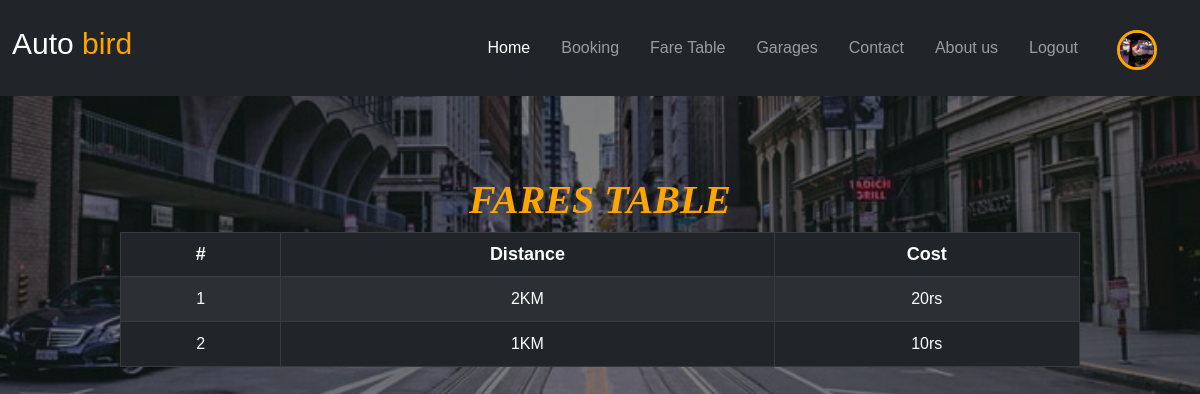
/driver/faretable.php (signed in), run on the app's committed database.
### tables this page shows
CREATE TABLE `kkdriver` (
  `did` int(11) NOT NULL,
  `fname` varchar(20) NOT NULL,
  `lname` varchar(20) NOT NULL,
  `email` varchar(20) NOT NULL,
  `lno` varchar(20) NOT NULL,
  `phone` int(11) NOT NULL,
  `latitude` double DEFAULT NULL,
  `longitude` double DEFAULT NULL,
  `location_name` varchar(255) DEFAULT NULL,
  `photo` varchar(255) NOT NULL,
  `username` varchar(15) NOT NULL,
  `password` varchar(16) NOT NULL,
  `status` int(1) NOT NULL,
  `is_assigned` tinyint(4) DEFAULT 0,
  `last_assigned` datetime DEFAULT NULL,
  `total_rides` int(11) DEFAULT 0
);

CREATE TABLE `fares` (
  `id` int(255) NOT NULL,
  `distance` varchar(255) NOT NULL,
  `cost` varchar(255) NOT NULL
);

### driver/faretable.php (the view, shortened to what this page needs)
<?php include 'header.php';
$result = mysqli_query($mysqli, "SELECT * FROM fares ORDER BY id DESC");
?>
<link rel="stylesheet" type="text/css" href="../css/driver/driverfare.css">
<link rel="stylesheet" href="css/comman-table.css">
<div class="tablebox">
    <h1>FARES TABLE</h1>
    <table class="table table-dark table-striped table-bordered">
        <thead>
            <tr>
                <th scope="col">#</th>
                <th>distance</th>
                <th>cost</th>
            </tr>
        </thead>
        <tbody>
            <?php
            $slno = 1;
            while ($res = mysqli_fetch_array($result)) {
                echo "<tr>";
                echo "<td>" . $slno . "</td>";
                echo "<td>" . $res['distance'] . "</td>";
                echo "<td>" . $res['cost'] . "</td>";
                echo "</tr>";
                $slno++;
            } ?>
        </tbody>
    </table>
</div>
</body>
</html>

### driver/header.php (shortened to what this page needs)
<?php
$driver_id = $_SESSION['driver_id'];
$result = mysqli_query($mysqli, "SELECT * FROM kkdriver where did = $driver_id");
$driver = mysqli_fetch_assoc($result)
    ?>
<!DOCTYPE html>
<html lang="en">
<head>
    <link rel="stylesheet" href="../bootstrap-5.0.2-dist/css/bootstrap.min.css">
    <link rel="stylesheet" href="../fontawesome-free-5.15.1-web/fontawesome-free-5.15.1-web/css/all.css">
</head>
<body>
    <nav class="navbar navbar-expand-lg navbar-dark bg-dark" style="z-index: 100">
        <div class="container-fluid">
            <h3 class="text-white" style="font-size: 30px;">Auto<span style="color: orange;">
                    bird</span></h3>
            <div class="collapse navbar-collapse" id="navbarSupportedContent">
                <ul class="navbar-nav ms-auto mb-2 mb-lg-0">
                    <li class="nav-item">
                        <a class="nav-link active" aria-current="page" href="driverhome.php">Home</a>
                    </li>
                    <li class="nav-item">
                        <a class="nav-link" href="Booking.php">Booking</a></a>
                    </li>
                    <li class="nav-item">
                        <a class="nav-link" href="faretable.php">Fare Table</a></a>
                    </li>
                    <?php if (isset($_SESSION['user_type']) && $_SESSION['user_type'] == 'driver') { ?>
                    <li class="nav-item">
                        <a class="nav-link" href="viewgarage.php">Garages</a>
                    </li>
                    <?php } ?>
                    <li class="nav-item">
                        <a class="nav-link" href="contact.php">Contact</a>
                    </li>
                    <li class="nav-item">
                        <a class="nav-link" href="about.php">About us</a>
                    </li>
                    <?php
                    if (isset($_SESSION["dUsername"])) { ?>
                    <li class="nav-item">
                        <a class="nav-link" href="logout.php">Logout</a>
                    </li>
                    <?php
                    } else { ?>
                    <li class="nav-item">
                        <a class="nav-link" href="driverlogin.php">Logout</a>
                    </li>
                    <?php
                    }
                    ?>
                </ul>
                <li class="nav-item">
                    <a class="nav-link" href="driverprofile.php">
                        <img src="../images/driver/<?php echo ($driver['photo'] != null) ? $driver['photo'] : "default.png";
                        ?>" alt="Profile Image" class="profile-img"></a>
                </li>
            </div>
        </div>
    </nav>

### assets/css/driver/driverfare.css (style rules this page uses)
body { margin: 0; padding: 0; text-align: center; background-image: linear-gradient(rgba(0, 0, 0, 0.5), rgba(0, 0, 0, 0.5)), url('../../images/bb.JPG'); background-size: cover; background-position: center; font-family: sans-serif; }
.tablebox h1 { color: orange; margin-top: 80px; font-weight: bold; font-style: italic; font-family: serif; }
.tablebox { width: 80%; margin: auto; text-transform: capitalize; }
.tablebox .table tr td, th { padding: 10px; text-align: center; }
table th { font-size: 18px;text-align: center; }

### assets/css/comman-table.css (style rules this page uses)
.tablebox h1 { color: orange; margin-top: 80px; font-weight: bold; font-style: italic; font-family: serif; }
.tablebox { width: 80%; margin: auto; text-transform: capitalize; }
.tablebox .table tr td, th { padding: 10px; text-align: center; }
table th { font-size: 18px;text-align: center; }

### driver/header.php (style rules this page uses)
.nav-item { padding-right: 15px; }
.profile-img { width: 40px; height: 40px; border-radius: 50%; object-fit: cover; transform: translateY(-10px); border: 3px solid orange; }

### data on the page
kkdriver: photo (picture)
fares: distance "2KM", cost "20rs"
fares: distance "1KM", cost "10rs"
